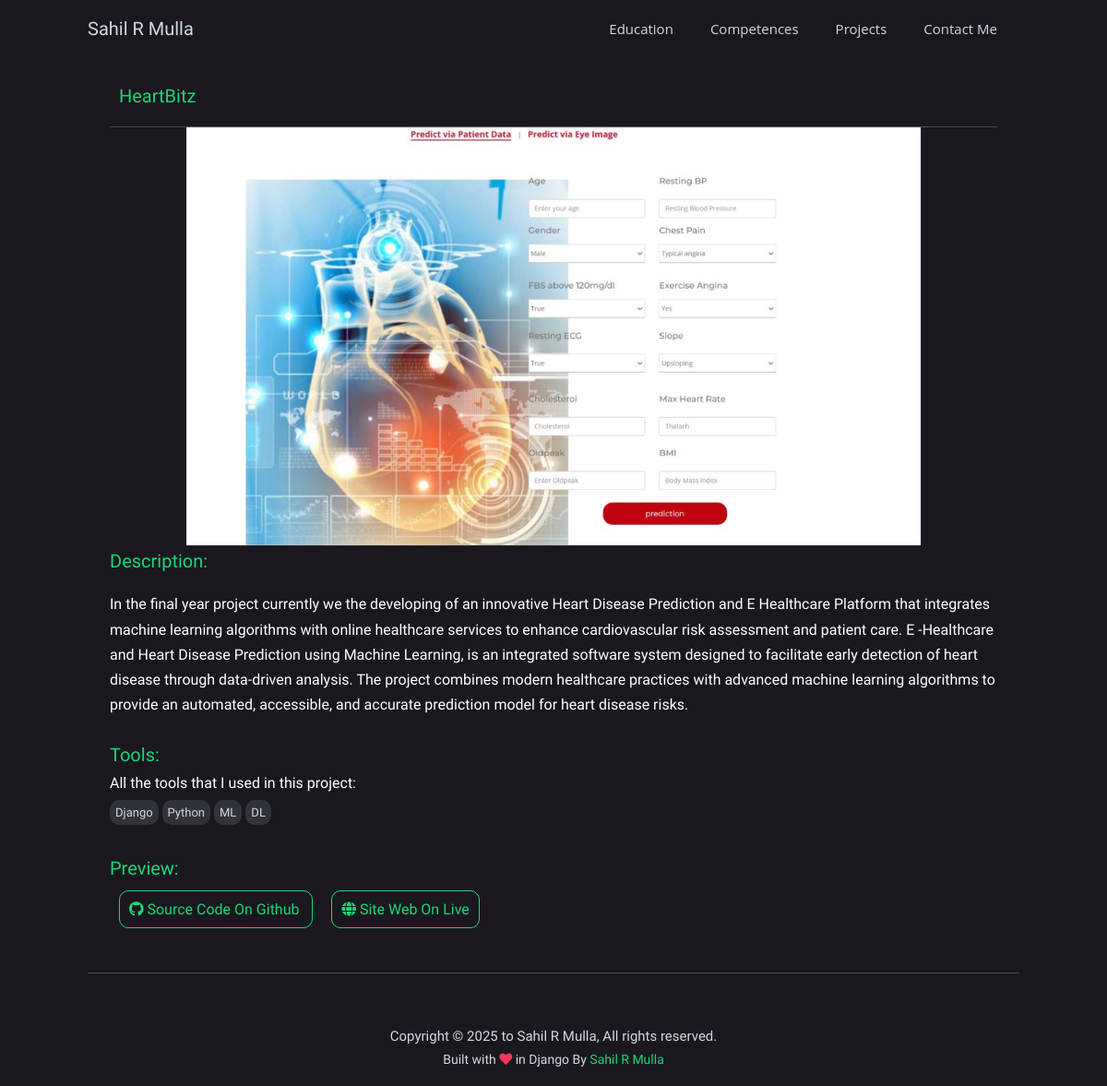
/projects/heartbitz/, run on the app's committed database.
### info/models.py (models this page shows, shortened)
class Project(models.Model):
    title = models.CharField(max_length=200, blank=False, null=False)
    slug = models.SlugField(max_length=200, blank=True, null=True)
    description = RichTextField(blank=False, null=False)
    image = models.ImageField(upload_to="projects/", blank=False, null=False)
    tools = models.CharField(max_length=200, blank=False, null=False)
    demo = models.URLField()
    github = models.URLField()
    show_in_slider = models.BooleanField(default=False)

### portfolioz/views.py (the view)
# urls.py: path('projects/<str:slug>/', projectDetail, name='projectDetail'),
def projectDetail(request, slug):
    template_name = 'projects/project_detail.html'
    if request.method == 'GET':
        project = get_object_or_404(Project, slug=slug)
        return render(request, template_name, {'project': project})

### info/templatetags/filter.py (called while the page is built)
@register.filter(name='split')
def split(value, key):
    return value.split(key)

### templates/projects/project_detail.html (shortened to what this page needs)
{% extends 'base.html' %}{% load filter_tags %}
{% block content %}
{% include 'navbar.html' %}
<div class="container">
    <div class="row p-lg-4 p-2 justify-content-center">
        <div class="col-12">
            <p class="project-title mb-3">{{project.title}}</p>
        </div>
        <div class="col-lg-10 col-12">
            <img class="d-block w-100 project-image" src="{{project.image.url}}" alt="{{project.title}} (img)">
        </div>
        <div class="col-12 text-left">
            <p class="mini-title">Description:</p>
            <p class="project-disc">{{project.description|safe}}</p>
            <div class="mt-4">
                <p class="mini-title">Tools:</p>
                <p class="mb-0">All the tools that I used in this project:</p>
                {% with project.tools|split:"," as tools %}
                    {% for tool in tools %}
                        <span class="tool">{{tool}}</span>
                    {% endfor %}
                {% endwith %}
            </div>
            <div class="text-left pt-4">
                <p class="mini-title mb-3">Preview:</p>
                <a href="{{project.github}}" class="preview-btn">
                    <i class="fab fa-github"></i>
                    Source Code On Github
                </a>
                <a href="{{project.demo}}" class="preview-btn">
                    <i class="fas fa-globe"></i>
                    Site Web On Live
                </a>
            </div>
        </div>
    </div>
</div>
{% endblock content %}

### portfolioz/static/app.css (style rules this page uses)
:root { --color: #d1d8e0; --scolor: #17D778; --bg-color: #1A181E; --secondary: #2c303a; }
html { scroll-behavior: smooth; }
body { font-family: 'Maven Pro', sans-serif !important; scroll-behavior: smooth; background-color: var(--bg-color); }
p { color: #fff ; }
.project-title { color: var(--scolor); font-size: 20px; font-weight: 440; padding-left: 10px; }
.project-image { cursor: pointer; transition: all .5s; }
.project-disc { color: var(--color); }
.mini-title { color: var(--scolor); font-size: 20px; font-weight: 500; padding-bottom: 0; margin-bottom: 0; }
.preview-btn { color: var(--scolor); border: var(--scolor) solid 1.3px; border-radius: 10px; margin: 10px; padding: 10px; transition: all .5s; }
.tool { color: var(--color); background-color: #313338; font-size: 13px; padding: 6px; border-radius: 10px; cursor: pointer; line-height: 38px; transition: all 0.5s; }

### portfolioz/static/slider.css (style rules this page uses)
:root { --color: #d1d8e0; --color2: #d1d8e0da; --scolor: #17D778; --bg-color: #1A181E; --secondary: #2c303a; }

### data on the page
Project: title "HeartBitz", image (picture), description "In the final year project currently we the developing of an innovative Heart Disease Prediction and E Healthcare Platform that integrates machine learning algorithms with online healthcare services to enhance cardiovascular risk assessment and patient care. E -Healthcare and Heart Disease Prediction using Machine Learning, is an integrated software system designed to facilitate early detection of heart disease through data-driven analysis. The project combines modern healthcare practices with advanced machine learning algorithms to provide an automated, accessible, and accurate prediction model for heart disease risks."

### other printed values
{{ tool }} "Django" "Python" "ML" "DL"
